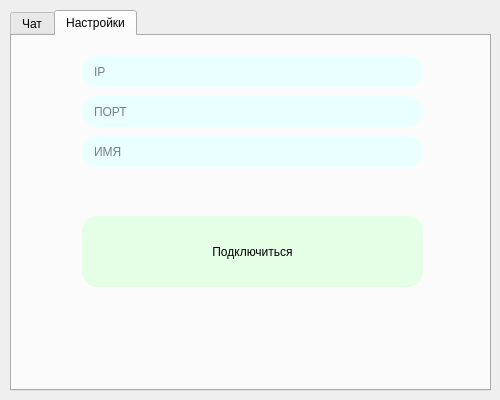
<?xml version="1.0" encoding="UTF-8"?>
<ui version="4.0">
 <class>MainWindow</class>
 <widget class="QMainWindow" name="MainWindow">
  <property name="geometry">
   <rect>
    <x>0</x>
    <y>0</y>
    <width>500</width>
    <height>400</height>
   </rect>
  </property>
  <property name="windowTitle">
   <string>MainWindow</string>
  </property>
  <property name="styleSheet">
   <string notr="true">QPushButton {
	border-radius: 15px;
	background-color: rgb(228, 255, 230);
}

QPushButton::hover {
	background-color: rgb(230, 243, 222);
}

QLineEdit {
	background-color: rgb(234, 255, 255);
	border-radius: 15px;
	padding-left: 10px;
}

QLineEdit::hover {
	background-color: rgb(222, 254, 255);
}

QTextBrowser {
	border-radius: 15px;
	background-color: rgb(63, 63, 63);
}

QTextBrowser::hover {
	background-color: rgb(33, 33, 33);
}</string>
  </property>
  <widget class="QWidget" name="centralwidget">
   <widget class="QTabWidget" name="tabWidget">
    <property name="geometry">
     <rect>
      <x>10</x>
      <y>10</y>
      <width>481</width>
      <height>381</height>
     </rect>
    </property>
    <property name="currentIndex">
     <number>1</number>
    </property>
    <widget class="QWidget" name="tab">
     <attribute name="title">
      <string>Чат</string>
     </attribute>
     <widget class="QTextBrowser" name="textBrowser">
      <property name="geometry">
       <rect>
        <x>10</x>
        <y>10</y>
        <width>451</width>
        <height>131</height>
       </rect>
      </property>
      <property name="font">
       <font>
        <pointsize>15</pointsize>
       </font>
      </property>
     </widget>
     <widget class="QLineEdit" name="lineEdit">
      <property name="geometry">
       <rect>
        <x>10</x>
        <y>170</y>
        <width>451</width>
        <height>51</height>
       </rect>
      </property>
      <property name="placeholderText">
       <string>Введите ваше сообщение</string>
      </property>
     </widget>
     <widget class="QPushButton" name="pushButton">
      <property name="geometry">
       <rect>
        <x>10</x>
        <y>240</y>
        <width>451</width>
        <height>81</height>
       </rect>
      </property>
      <property name="font">
       <font>
        <pointsize>20</pointsize>
        <weight>75</weight>
        <bold>true</bold>
       </font>
      </property>
      <property name="text">
       <string>Отправить</string>
      </property>
     </widget>
    </widget>
    <widget class="QWidget" name="tab_2">
     <attribute name="title">
      <string>Настройки</string>
     </attribute>
     <widget class="QPushButton" name="pushButton_2">
      <property name="geometry">
       <rect>
        <x>70</x>
        <y>180</y>
        <width>341</width>
        <height>71</height>
       </rect>
      </property>
      <property name="text">
       <string>Подключиться</string>
      </property>
     </widget>
     <widget class="QLineEdit" name="lineEdit_2">
      <property name="geometry">
       <rect>
        <x>70</x>
        <y>20</y>
        <width>341</width>
        <height>31</height>
       </rect>
      </property>
      <property name="placeholderText">
       <string>IP</string>
      </property>
     </widget>
     <widget class="QLineEdit" name="lineEdit_3">
      <property name="geometry">
       <rect>
        <x>70</x>
        <y>60</y>
        <width>341</width>
        <height>31</height>
       </rect>
      </property>
      <property name="placeholderText">
       <string>ПОРТ</string>
      </property>
     </widget>
     <widget class="QLineEdit" name="lineEdit_4">
      <property name="geometry">
       <rect>
        <x>70</x>
        <y>100</y>
        <width>341</width>
        <height>31</height>
       </rect>
      </property>
      <property name="placeholderText">
       <string>ИМЯ</string>
      </property>
     </widget>
    </widget>
   </widget>
  </widget>
 </widget>
 <resources/>
 <connections/>
</ui>
